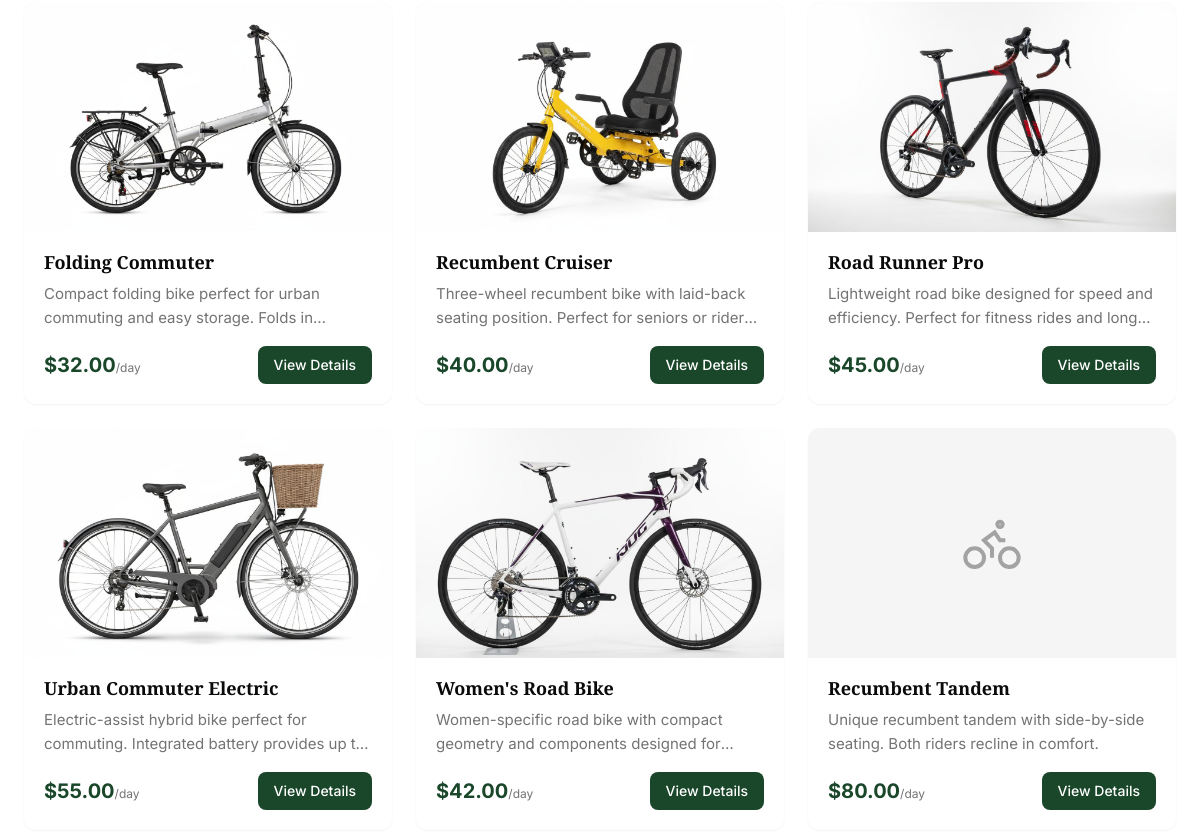
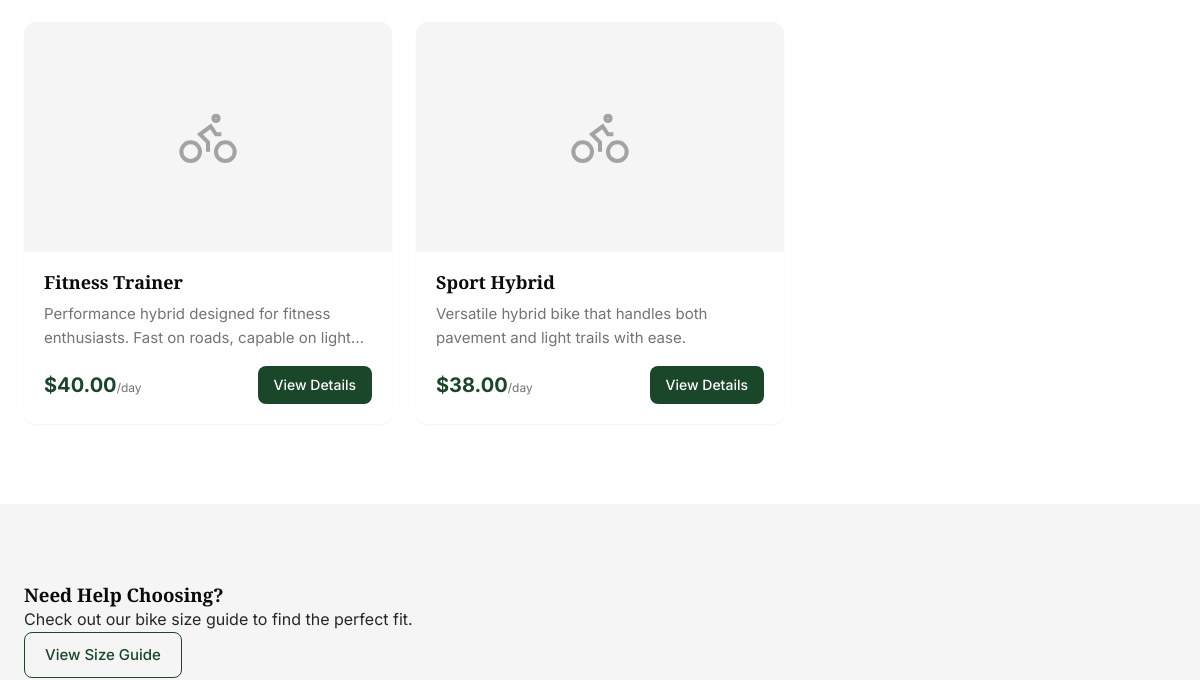
Page /bikes/adults/ (middle part) on the earlier database version (2 pictures, top to bottom).
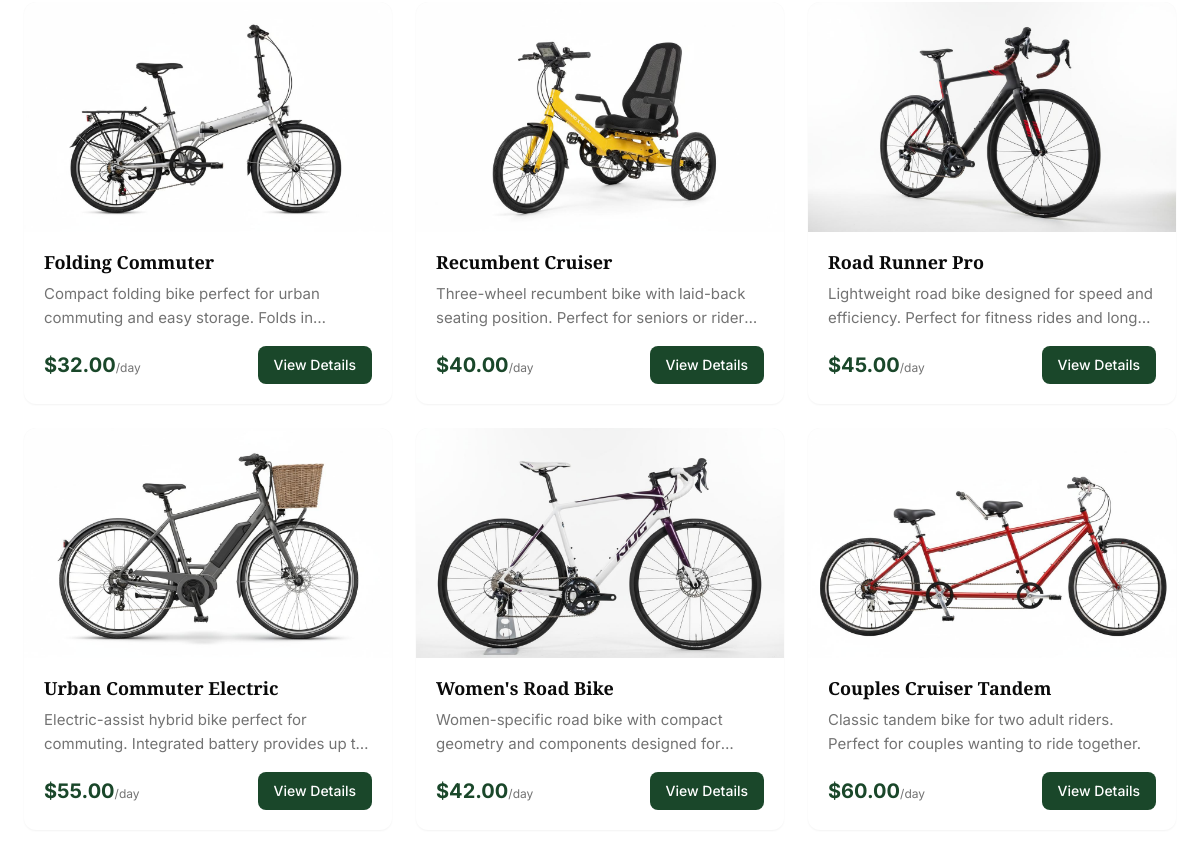
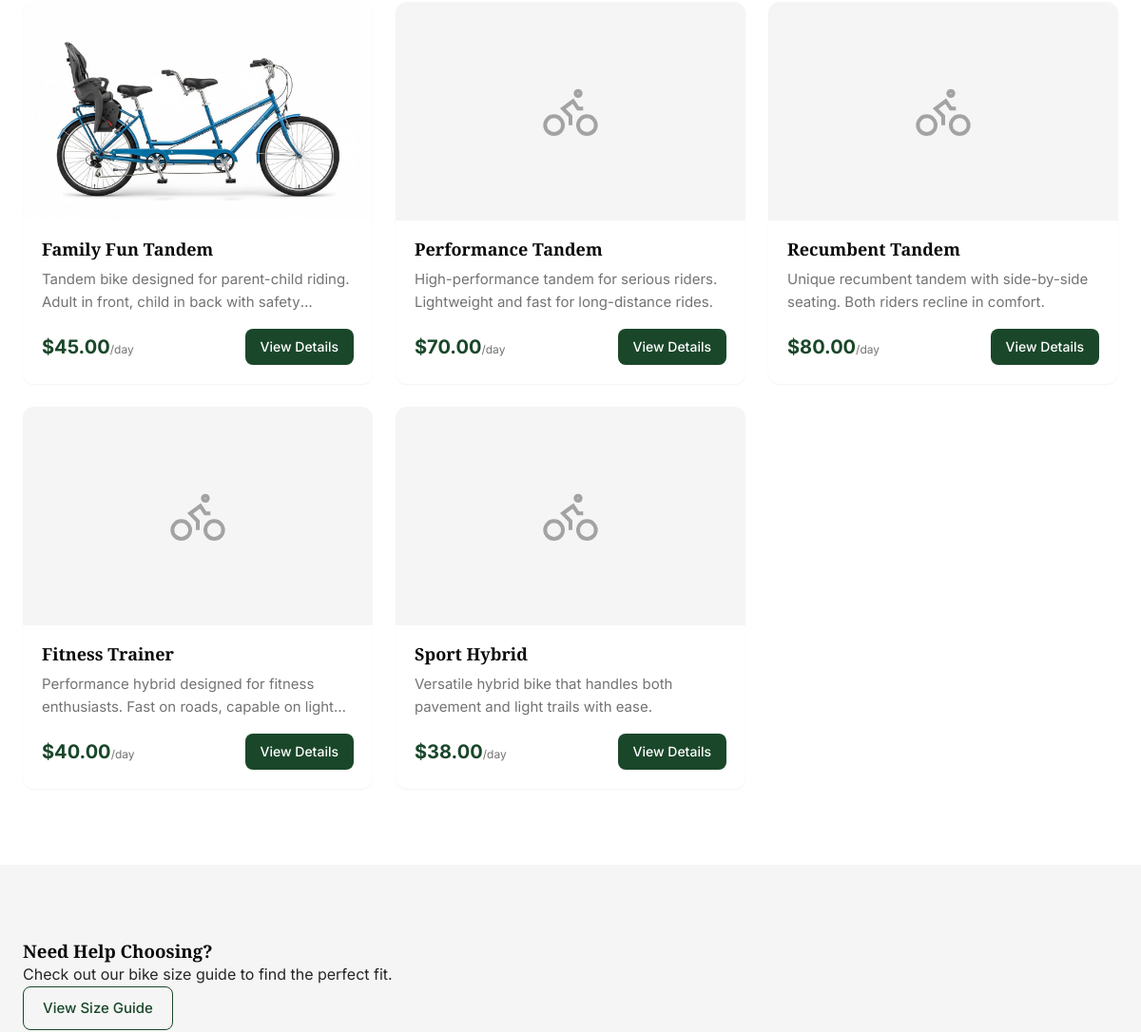
Same page on the later database version (2 pictures, top to bottom).
### bikes/models.py (models this page shows, shortened)
class Bike(models.Model):
    BIKE_TYPES = [
        ('adult', 'Adult Bike'),
        ('kids', 'Kids Bike'),
        ('mountain', 'Mountain Bike'),
        ('tandem', 'Tandem Bike'),
    ]
    STATUS_CHOICES = [
        ('maintenance', 'At Dock'),
        ('in_use', 'On Trail'),
        ('available', 'In Shop')
    ]
    name = models.CharField(max_length=200)
    slug = models.SlugField(unique=True)
    serial_number = models.CharField(
        max_length=50,
        unique=True,
        null=True,
        blank=True,
        help_text="Unique ID for this physical unit (e.g., ICC-101)"
    )
    category = models.ForeignKey(
        BikeCategory,
        on_delete=models.CASCADE,
        related_name='bikes'
    )
    bike_type = models.CharField(max_length=20, choices=BIKE_TYPES)
    size = models.ForeignKey(
        BikeSize,
        on_delete=models.SET_NULL,
        null=True,
        blank=True,
        related_name='bikes'
    )
    description = models.TextField()
    features = models.TextField(help_text="List key features, one per line")
    price_per_day = models.DecimalField(max_digits=8, decimal_places=2)
    price_per_hour = models.DecimalField(max_digits=8, decimal_places=2, null=True, blank=True)
    image = models.ImageField(upload_to='bikes/', blank=True, null=True)
    is_available = models.BooleanField(default=True)
    is_maintenance = models.BooleanField(default=False, help_text="Bike is under maintenance")
    maintenance_note = models.TextField(blank=True, help_text="Reason for maintenance")
    location = models.ForeignKey(
        'locations.Location',
        on_delete=models.SET_NULL,
        null=True,
        blank=True,
        related_name='bikes'
    )
    status = models.CharField(
        max_length=20,
        choices=STATUS_CHOICES,
        default='available'
    )
    created_at = models.DateTimeField(auto_now_add=True)
    updated_at = models.DateTimeField(auto_now=True)
    class Meta:
        ordering = ['category', 'name']

### bikes/views.py (the view)
# urls.py: path('adults/', views.adult_bikes, name='adult_bikes'),
def adult_bikes(request):
    bikes = Bike.objects.filter(
        bike_type='adult',
        is_available=True,
        is_maintenance=False
    ).select_related('category', 'size')
    context = {
        'bikes': bikes,
        'title': 'Adult Bikes',
        'description': 'Premium bikes for adult riders of all skill levels.',
    }
    return render(request, 'bikes/bike_type_list.html', context)

### templates/bikes/bike_type_list.html (shortened to what this page needs)
{% extends 'base.html' %}
{% block content %}
<section class="section">
    <div class="container">
        <div class="bike-grid">
            {% for bike in bikes %}
            <div class="bike-card">
                <div class="bike-image">
                    {% if bike.image %}
                    <img src="{{ bike.image.url }}" alt="{{ bike.name }}">
                    {% else %}
                    <div class="bike-image-placeholder">
                        <svg width="64" height="64" viewBox="0 0 24 24" fill="none" stroke="currentColor" stroke-width="1.5">
                            <circle cx="5.5" cy="17.5" r="3.5"/>
                            <circle cx="18.5" cy="17.5" r="3.5"/>
                            <path d="M15 6a1 1 0 100-2 1 1 0 000 2zm-3 11.5V14l-3-3 4-3 2 3h2"/>
                        </svg>
                    </div>
                    {% endif %}
                </div>
                <div class="bike-content">
                    <h3 class="bike-name">{{ bike.name }}</h3>
                    <p class="bike-description">{{ bike.description|truncatewords:15 }}</p>
                    <div class="bike-footer">
                        <span class="bike-price">${{ bike.price_per_day }}<small>/day</small></span>
                        <a href="{% url 'bike_detail' slug=bike.slug %}" class="btn btn-primary btn-sm">View Details</a>
                    </div>
                </div>
            </div>
            {% endfor %}
        </div>
    </div>
</section>
<section class="section section-alt">
    <div class="container">
        <div class="cta-card">
            <div class="cta-card-content">
                <h3>Need Help Choosing?</h3>
                <p>Check out our bike size guide to find the perfect fit.</p>
            </div>
            <a href="{% url 'bike_sizes' %}" class="btn btn-outline">View Size Guide</a>
        </div>
    </div>
</section>
{% endblock %}

### templates/base.html (shortened to what this page needs)
{% load static %}
<!DOCTYPE html>
<html lang="en">
<head>
    <link rel="stylesheet" href="{% static 'css/main.css' %}">
    <link rel="stylesheet" href="{% static 'css/reservations.css' %}">
    <link rel="stylesheet" href="{% static 'css/help.css' %}">
    <link rel="stylesheet" href="{% static 'css/profile.css' %}">
    <link rel="stylesheet" href="https://cdnjs.cloudflare.com/ajax/libs/font-awesome/6.4.0/css/all.min.css">
</head>
<body>
    <main>
        {% block content %}{% endblock %}
    </main>
     <link rel="stylesheet" href="https://cdn.jsdelivr.net/npm/flatpickr/dist/flatpickr.min.css">
</body>
</html>

### static/css/main.css (style rules this page uses)
:root { --color-primary: #1a472a; --color-primary-dark: #0d2916; --color-primary-light: #2d6a3e; --color-accent: #c9a227; --color-accent-dark: #a88420; --color-black: #0a0a0a; --color-white: #ffffff; --color-gray-100: #f5f5f5; --color-gray-200: #e5e5e5; --color-gray-300: #d4d4d4; --color-gray-400: #a3a3a3; --color-gray-500: #737373; --color-gray-600: #525252; --color-gray-700: #404040; --color-gray-800: #262626; --color-gray-900: #171717; --color-success: #22c55e; --color-warning: #f59e0b; --color-danger: #ef4444; --color-info: #3b82f6; --font-heading: 'Playfair Display', Georgia, serif; --font-body: 'Inter', -apple-system, BlinkMacSystemFont, sans-serif; --shadow-sm: 0 1px 2px 0 rgba(0, 0, 0, 0.05); --shadow-md: 0 4px 6px -1px rgba(0, 0, 0, 0.1), 0 2px 4px -1px rgba(0, 0, 0, 0.06); --shadow-lg: 0 10px 15px -3px rgba(0, 0, 0, 0.1), 0 4px 6px -2px rgba(0, 0, 0, 0.05); --shadow-xl: 0 20px 25px -5px rgba(0, 0, 0, 0.1), 0 10px 10px -5px rgba(0, 0, 0, 0.04); --radius-sm: 4px; --radius-md: 8px; --radius-lg: 12px; --radius-xl: 16px; --transition-fast: 150ms ease; --transition-normal: 250ms ease; --transition-slow: 350ms ease; }
*, *::before, *::after { box-sizing: border-box; margin: 0; padding: 0; }
html { scroll-behavior: smooth; }
body { font-family: var(--font-body); font-size: 16px; line-height: 1.6; color: var(--color-gray-800); background-color: var(--color-white); }
h1, h2, h3, h4, h5, h6 { font-family: var(--font-heading); font-weight: 600; line-height: 1.2; color: var(--color-black); }
a { color: var(--color-primary); text-decoration: none; transition: color var(--transition-fast); }
img { max-width: 100%; height: auto; }
.container { width: 100%; max-width: 1280px; margin: 0 auto; padding: 0 1.5rem; }
.btn { display: inline-flex; align-items: center; justify-content: center; gap: 0.5rem; padding: 0.625rem 1.25rem; font-family: var(--font-body); font-size: 0.9375rem; font-weight: 500; text-align: center; border: none; border-radius: var(--radius-md); cursor: pointer; transition: all var(--transition-fast); }
.btn-primary { background: var(--color-primary); color: var(--color-white); }
.btn-outline { background: transparent; color: var(--color-primary); border: 1px solid var(--color-primary); }
.btn-sm { padding: 0.5rem 1rem; font-size: 0.875rem; }
.section { padding: 5rem 0; }
.section-alt { background: var(--color-gray-100); }
.bike-grid { display: grid; grid-template-columns: repeat(auto-fill, minmax(300px, 1fr)); gap: 1.5rem; }
.bike-card { background: var(--color-white); border-radius: var(--radius-lg); overflow: hidden; box-shadow: var(--shadow-sm); transition: transform var(--transition-normal), box-shadow var(--transition-normal); }
.bike-image { position: relative; aspect-ratio: 16 / 10; background: var(--color-gray-100); overflow: hidden; }
.bike-image img { width: 100%; height: 100%; object-fit: cover; transition: transform var(--transition-slow); }
.bike-image-placeholder { width: 100%; height: 100%; display: flex; align-items: center; justify-content: center; color: var(--color-gray-400); }
.bike-content { padding: 1.25rem; }
.bike-name { font-size: 1.125rem; margin-bottom: 0.5rem; }
.bike-description { font-size: 0.9375rem; color: var(--color-gray-500); margin-bottom: 1rem; display: -webkit-box; -webkit-line-clamp: 2; -webkit-box-orient: vertical; overflow: hidden; }
.bike-footer { display: flex; align-items: center; justify-content: space-between; }
.bike-price { font-size: 1.25rem; font-weight: 700; color: var(--color-primary); }
.bike-price small { font-size: 0.75rem; font-weight: 400; color: var(--color-gray-500); }

Differences in the rows shown:
now on this page (row edited): Bike: image (picture), name "Couples Cruiser Tandem", description "Classic tandem bike for two adult riders. Perfect for couples wanting to ride together.", price_per_day "60.00"
now on this page (row edited): Bike: image (picture), name "Family Fun Tandem", description "Tandem bike designed for parent-child riding. Adult in front, child in back with…", price_per_day "45.00"
now on this page (row edited): Bike: name "Performance Tandem", description "High-performance tandem for serious riders. Lightweight and fast for long-distance rides.", price_per_day "70.00"
